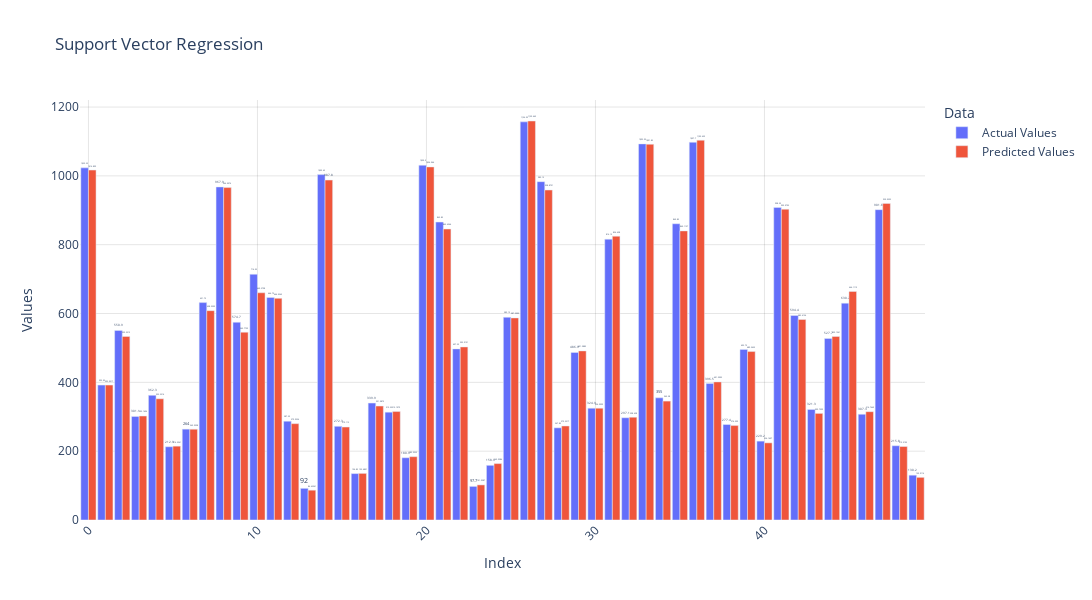

This figure's notebook cell:
### Code cell
import plotly.express as px

# Create the bar plot
fig = px.bar(df2.head(50), title='Support Vector Regression', barmode='group', color_discrete_sequence=px.colors.qualitative.Plotly)

# Customize the layout
fig.update_layout(
    xaxis_title='Index',
    yaxis_title='Values',
    legend_title='Data',
    width=1200,
    height=600,
    xaxis_tickangle=-45,  # Rotate x-axis labels for better readability
    showlegend=True,      # Show legend
    font=dict(size=12),   # Set font size
    plot_bgcolor='rgba(0,0,0,0)',  # Set plot background color
    paper_bgcolor='rgba(0,0,0,0)', # Set paper background color
    bargap=0.1,           # Set gap between bars
    xaxis=dict(showgrid=True, gridcolor='rgba(0,0,0,0.1)'), # Show x-axis gridlines
    yaxis=dict(showgrid=True, gridcolor='rgba(0,0,0,0.1)')  # Show y-axis gridlines
)

# Add data labels to the bars
fig.update_traces(texttemplate='%{y}', textposition='outside')

# Display the plot
fig.show()

### Figure 1 — Plotly figure (JSON) as saved in the notebook; plotly's stock layout.template omitted (floating-point values rounded to 4 significant figures)
{"data": [{"alignmentgroup": "True", "hovertemplate": "variable=Actual Values<br>index=%{x}<br>value=%{y}<extra></extra>", "legendgroup": "Actual Values", "marker": {"color": "#636EFA", "pattern": {"shape": ""}}, "name": "Actual Values", "offsetgroup": "Actual Values", "orientation": "v", "showlegend": true, "textposition": "outside", "texttemplate": "%{y}", "type": "bar", "x": [0, 1, 2, 3, 4, 5, 6, 7, 8, 9, 10, 11, 12, 13, 14, 15, 16, 17, 18, 19, 20, 21, 22, 23, 24, 25, 26, 27, 28, 29, 30, 31, 32, 33, 34, 35, 36, 37, 38, 39, 40, 41, 42, 43, 44, 45, 46, 47, 48, 49], "xaxis": "x", "y": [1023.0, 392.1, 550.9, 301.1, 362.3, 212.9, 264, 631.8, 967.9, 574.7, 714.0, 646.8, 287.2, 92, 1004.0, 272.3, 134.8, 339.9, 313.2, 180.9, 1031.0, 865.9, 497.2, 97.7, 158.9, 589.1, 1157.0, 983.1, 267.9, 486.9, 324.9, 816.1, 297.1, 1093.0, 355, 860.9, 1098.0, 396.5, 277.4, 495.8, 229.2, 908.4, 594.4, 321.3, 527.7, 630.2, 307.3, 901.8, 215.8, 130.2], "yaxis": "y"}, {"alignmentgroup": "True", "hovertemplate": "variable=Predicted Values<br>index=%{x}<br>value=%{y}<extra></extra>", "legendgroup": "Predicted Values", "marker": {"color": "#EF553B", "pattern": {"shape": ""}}, "name": "Predicted Values", "offsetgroup": "Predicted Values", "orientation": "v", "showlegend": true, "textposition": "outside", "texttemplate": "%{y}", "type": "bar", "x": [0, 1, 2, 3, 4, 5, 6, 7, 8, 9, 10, 11, 12, 13, 14, 15, 16, 17, 18, 19, 20, 21, 22, 23, 24, 25, 26, 27, 28, 29, 30, 31, 32, 33, 34, 35, 36, 37, 38, 39, 40, 41, 42, 43, 44, 45, 46, 47, 48, 49], "xaxis": "x", "y": [1017.0, 392.1, 533.3, 302.1, 352.2, 214.5, 263.9, 608.4, 966.0, 545.8, 660.3, 644.0, 279.9, 86.62, 987.8, 270.1, 135.5, 331.1, 315.1, 183.9, 1026.0, 845.6, 502.9, 101.9, 163.9, 587.2, 1159.0, 958.9, 273.2, 491.4, 325.0, 824.6, 298.6, 1092.0, 345.6, 840.1, 1104.0, 401.3, 274.4, 489.5, 224.1, 903.1, 582.6, 309.8, 533.2, 664.1, 314.8, 920.0, 213.5, 123.9], "yaxis": "y"}], "layout": {"bargap": 0.1, "barmode": "group", "font": {"size": 12}, "height": 600, "legend": {"title": {"text": "Data"}, "tracegroupgap": 0}, "paper_bgcolor": "rgba(0,0,0,0)", "plot_bgcolor": "rgba(0,0,0,0)", "showlegend": true, "title": {"text": "Support Vector Regression"}, "width": 1200, "xaxis": {"anchor": "y", "domain": [0, 1], "gridcolor": "rgba(0,0,0,0.1)", "showgrid": true, "tickangle": -45, "title": {"text": "Index"}}, "yaxis": {"anchor": "x", "domain": [0, 1], "gridcolor": "rgba(0,0,0,0.1)", "showgrid": true, "title": {"text": "Values"}}}}
